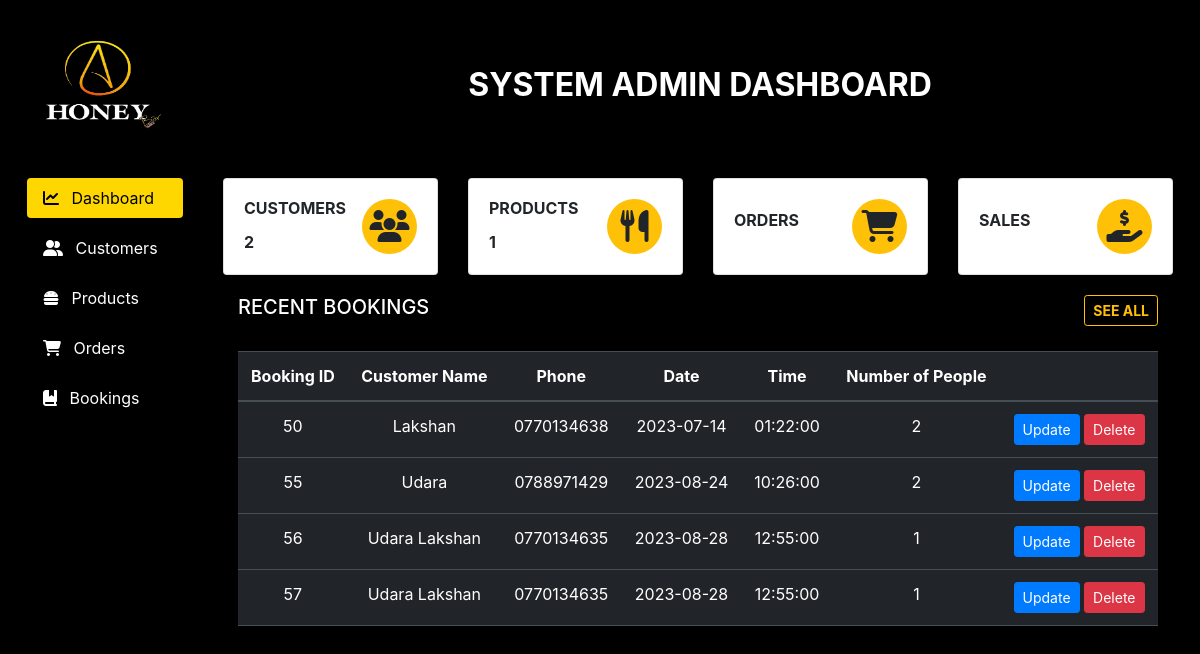
The app's page /admin.php with its own data.
### tables this page shows
CREATE TABLE `Booking` (
  `Booking_ID` int(11) NOT NULL,
  `Customer_Name` varchar(100) NOT NULL,
  `Phone` varchar(10) NOT NULL,
  `Date` date NOT NULL,
  `Time` time NOT NULL,
  `Number_Of_People` int(2) NOT NULL
);

### admin.php (the view, shortened to what this page needs)
<?php
    include_once('connection.php');
    $customerCountQuery = "SELECT COUNT(*) AS customerCount FROM Customer";
    $customerCountResult = $conn->query($customerCountQuery);
    $customerCount = 0;
    if ($customerCountResult && $customerCountResult->num_rows > 0) {
        $row = $customerCountResult->fetch_assoc();
        $customerCount = $row['customerCount'];
    }
    $productCountQuery = "SELECT COUNT(*) AS productCount FROM Product";
    $productCountResult = $conn->query($productCountQuery);
    $productCount = 0;
    if ($productCountResult && $productCountResult->num_rows > 0) {
        $row = $productCountResult->fetch_assoc();
        $productCount = $row['productCount'];
    }
?>
<!DOCTYPE html>
<html lang="en">
<head>
    <link href="https://cdn.jsdelivr.net/npm/bootstrap@5.3.1/dist/css/bootstrap.min.css" rel="stylesheet">
    <link rel="stylesheet" href="https://maxcdn.bootstrapcdn.com/bootstrap/4.5.2/css/bootstrap.min.css">
    <link rel="stylesheet" href="https://cdn.jsdelivr.net/npm/bootstrap-icons@1.16.0/font/bootstrap-icons.css">
</head>
<body style="background-color: black; color:white;">
    <div class="container-fluid text-center py-4">
        <div class="row">
            <div class="col-md-2 col-sm-12">
                <a href="index.php">
                    <img style="width: 130px; height: 130px;" src="images/logo.png" alt="">
                </a>
            </div>
            <div class="col-md-10 col-sm-12 d-flex align-items-center justify-content-center">
                <h2><b>SYSTEM ADMIN DASHBOARD</b></h2>
            </div>
        </div>
    </div>
    <div class="container-fluid">
        <div class="row">
            <div class="d-flex align-items-start">
                <div class="col-md-2 col-sm-6 mx-auto">
                    <div class="nav flex-column nav-pills" id="v-pills-tab" role="tablist" aria-orientation="vertical" style="padding-right: 10px;">
                        <button class="nav-link active text-start" id="v-pills-dashboard-tab" data-bs-toggle="pill" data-bs-target="#v-pills-dashboard" type="button" role="tab" aria-controls="v-pills-dashboard" aria-selected="true">
                            <i class="fa-solid fa-chart-line mr-2"></i>
                            Dashboard
                        </button>
                        <button class="nav-link text-start" id="v-pills-customers-tab" data-bs-toggle="pill" data-bs-target="#v-pills-customers" type="button" role="tab" aria-controls="v-pills-customers" aria-selected="false">
                            <i class="fa-solid fa-user-group mr-2"></i>
                            Customers
                        </button>
                        <button class="nav-link text-start" id="v-pills-products-tab" data-bs-toggle="pill" data-bs-target="#v-pills-products" type="button" role="tab" aria-controls="v-pills-products" aria-selected="false">
                            <i class="fa-solid fa-burger mr-2"></i>
                            Products
                        </button>
                        <button class="nav-link text-start" id="v-pills-orders-tab" data-bs-toggle="pill" data-bs-target="#v-pills-orders" type="button" role="tab" aria-controls="v-pills-orders" aria-selected="false">
                            <i class="fa-solid fa-cart-shopping mr-2"></i>
                            Orders
                        </button>
                        <button class="nav-link text-start" id="v-pills-bookings-tab" data-bs-toggle="pill" data-bs-target="#v-pills-bookings" type="button" role="tab" aria-controls="v-pills-bookings" aria-selected="false">
                            <i class="fa-solid fa-book-bookmark mr-2"></i>
                            Bookings
                        </button>
                    </div>
                </div>
                <div class="col-md-10 col-sm-12">
                    <div class="tab-content" id="v-pills-tabContent">
                        <div class="tab-pane fade show active" id="v-pills-dashboard" role="tabpanel" aria-labelledby="v-pills-dashboard-tab" tabindex="0">
                            <div class="row">
                                <div class="container-fluid col-md-3 col-sm-6" style="padding-bottom: 20px;">
                                    <div class="card rounded">
                                        <div class="card-body d-flex align-items-center">
                                            <div class="flex-grow-1">
                                                <h6 class="card-title"><b>CUSTOMERS</b></h6>
                                                <p class="card-text"><b><?php echo $customerCount; ?></b></p>
                                            </div>
                                            <div class="rounded-circle p-2 bg-warning d-flex align-items-center justify-content-center" style="width: 55px; height: 55px;">
                                                <i class="fa-solid fa-users fa-2xl"></i>
                                            </div>
                                        </div>
                                    </div>
                                </div>
                                <div class="container-fluid col-md-3 col-sm-6">
                                    <div class="card rounded">
                                        <div class="card-body d-flex align-items-center">
                                            <div class="flex-grow-1">
                                                <h6 class="card-title"><b>PRODUCTS</b></h6>
                                                <p class="card-text"><b><?php echo $productCount; ?></b></p>
                                            </div>
                                            <div class="rounded-circle p-2 bg-warning d-flex align-items-center justify-content-center" style="width: 55px; height: 55px;">
                                                <i class="fa-solid fa-utensils fa-2xl"></i>
                                            </div>
                                        </div>
                                    </div>
                                </div>
                                <div class="container-fluid col-md-3 col-sm-6">
                                    <div class="card rounded">
                                        <div class="card-body d-flex align-items-center">
                                            <div class="flex-grow-1">
                                                <h6 class="card-title"><b>ORDERS</b></h6>
                                            </div>
                                            <div class="rounded-circle p-2 bg-warning d-flex align-items-center justify-content-center" style="width: 55px; height: 55px;">
                                                <i class="fa-solid fa-cart-shopping fa-2xl"></i>
                                            </div>
                                        </div>
                                    </div>
                                </div>
                                <div class="container-fluid col-md-3 col-sm-6">
                                    <div class="card rounded">
                                        <div class="card-body d-flex align-items-center">
                                            <div class="flex-grow-1">
                                                <h6 class="card-title"><b>SALES</b></h6>
                                            </div>
                                            <div class="rounded-circle p-2 bg-warning d-flex align-items-center justify-content-center" style="width: 55px; height: 55px;">
                                                <i class="fa-solid fa-hand-holding-dollar fa-2xl"></i>
                                            </div>
                                        </div>
                                    </div>
                                </div>
                            </div>
                            <div class="container-fluid col-md-12 col-sm-12">
                                <div class="row">
                                    <div class="col-md-6">
                                        <h5>RECENT BOOKINGS</h5>
                                    </div>
                                    <div class="col-md-6 text-md-right">
                                        <button class="btn btn-outline-warning btn-sm font-weight-bold">SEE ALL</button>
                                    </div>
                                </div>
                                <br>
                                <table class="table text-center table-dark">
                                    <thead>
                                        <tr>
                                            <th>Booking ID</th>
                                            <th>Customer Name</th>
                                            <th>Phone</th>
                                            <th>Date</th>
                                            <th>Time</th>
                                            <th>Number of People</th>
                                            <th></th>
                                        </tr>
                                    </thead>
                                    <tbody>
                                        <?php
                                            $query = "SELECT * FROM Booking";
                                            $result = $conn->query($query);
                                            while($row = $result->fetch_assoc()){
                                                echo "<tr>
                                                <td>".$row["Booking_ID"]."</td>
                                                <td>".$row["Customer_Name"]."</td>
                                                <td>".$row["Phone"]."</td>
                                                <td>".$row["Date"]."</td>
                                                <td>".$row["Time"]."</td>
                                                <td>".$row["Number_Of_People"]."</td>
                                                <td>
                                                    <a class='btn btn-primary btn-sm' href='update.php?id=$row[Booking_ID]'>Update</a>
                                                    <a class='btn btn-danger btn-sm' href='delete.php?id=$row[Booking_ID]'>Delete</a>
                                                </td>
                                            </tr>";
                                            }
                                        ?>
                                    </tbody>
                                </table>
                            </div>
                        </div>
                    </div>
                </div>
            </div>
        </div>
    </div>
</body>
</html>

### admin.php (style rules this page uses)
.nav-pills .nav-link.active { background-color: gold; color: black; }
.nav-pills .nav-link { color: white; margin-bottom: 10px; transition: background-color 0.3s ease, color 0.3s ease; }

### records on screen
booking: Booking_ID "50", Customer_Name "Lakshan", Phone "0770134638", Date "2023-07-14", Time "01:22:00", Number_Of_People "2"
booking: Booking_ID "55", Customer_Name "Udara", Phone "0788971429", Date "2023-08-24", Time "10:26:00", Number_Of_People "2"
booking: Booking_ID "56", Customer_Name "Udara Lakshan", Phone "0770134635", Date "2023-08-28", Time "12:55:00", Number_Of_People "1"
booking: Booking_ID "57", Customer_Name "Udara Lakshan", Phone "0770134635", Date "2023-08-28", Time "12:55:00", Number_Of_People "1"

### other values on screen
$customerCount "2"
$productCount "1"
